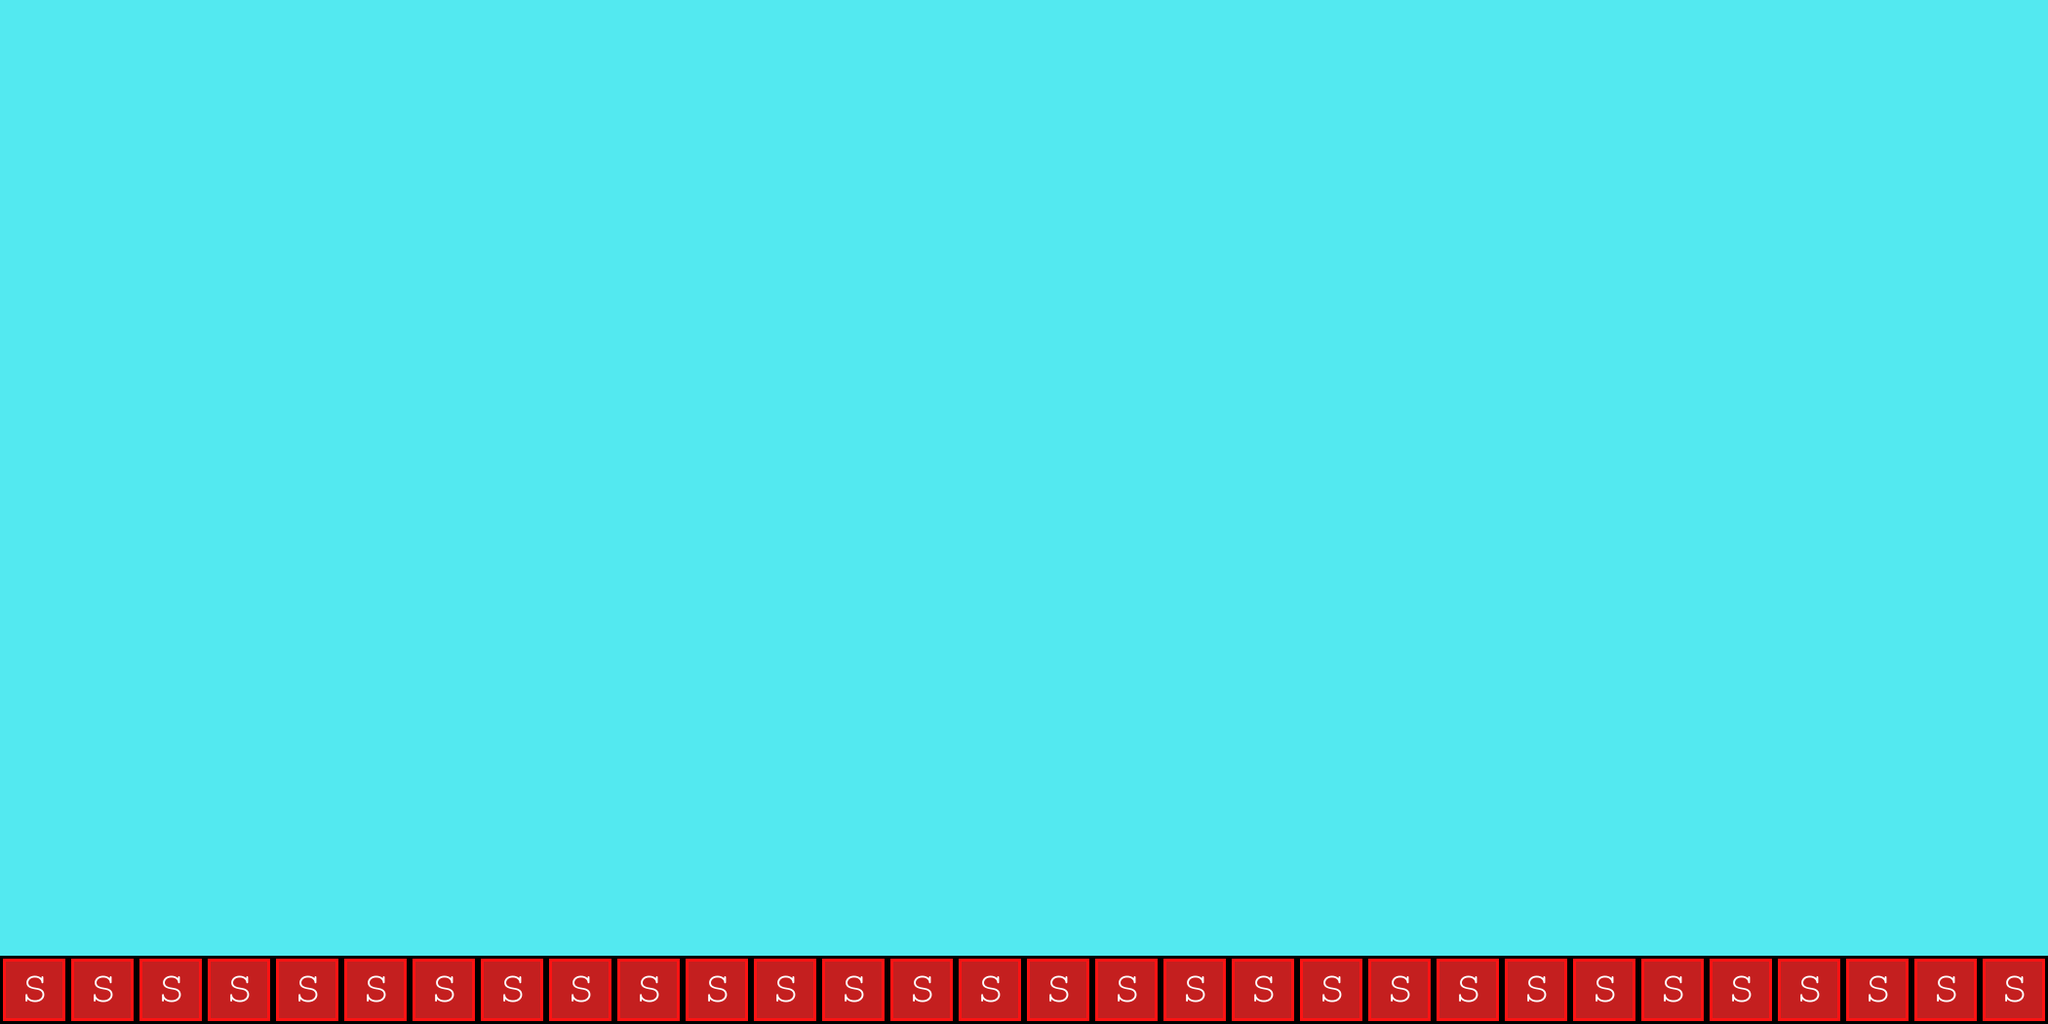

A 2D game scene composited from a Tiled map and its tileset images. What follows is a short description and the map's XML, with each tile layer's data collapsed to a summary:
An orthogonal 30x15 tile map with 70x70 px tiles, 2 tile layers (background, collision), 2 tilesets and 1 object (Mushroom).

<map version="1.0" orientation="orthogonal" renderorder="right-down" width="30" height="15" tilewidth="70" tileheight="70" backgroundcolor="#53e9f0">
 <tileset firstgid="1" name="background-tiles" tilewidth="70" tileheight="70">
  <image source="../img/background-tiles.png" width="910" height="910" />
 </tileset>
 <tileset firstgid="170" name="meta-tiles" tilewidth="70" tileheight="70">
  <image source="../img/meta-tiles.png" width="350" height="70" />
  <tile id="4">
   <properties>
    <property name="type" value="solid" />
   </properties>
  </tile>
 </tileset>
 <layer name="background" width="30" height="15">
  <data>[450 cells, 30 non-empty, 1 distinct tile ids]</data>
 </layer>
 <layer name="collision" width="30" height="15">
  <data>[450 cells, 30 non-empty, 1 distinct tile ids]</data>
 </layer>
 <objectgroup name="CollectableEntities">
  <object name="Mushroom" x="838" y="910" width="72" height="70" />
 </objectgroup>
</map>
